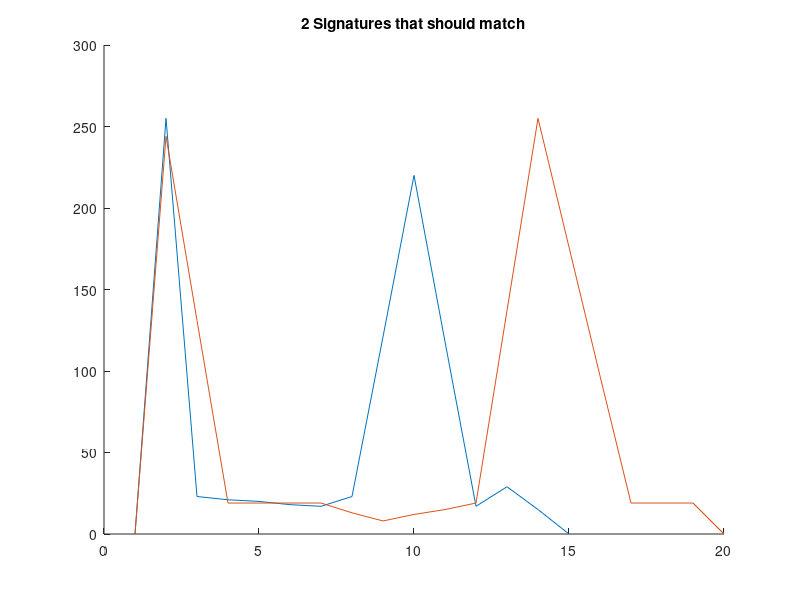

Source code (MATLAB): (Note: this script raises an error after producing the figure.)
function[] = matchTest()
% Using Data from 0210-0319
% Just picking one example that seems to work
% passes through I1 then A1 5 secs later, have similar curves
% comparing them accross using dynamic time warp shows significantly lower
% distance than comparing to others for the most part...
% This is only one example so it could just be coincidental...
% some other data points get close (A3) so it could potentially be 
% recognising a specific vehicle or something


% 12:44.2	    N07175A1
A = [0, 255, 23, 21, 20, 18, 17, 23, 121, 220, 118, 17, 29, 15, 0];

% 12:39.1		N07191I1
I = [0, 244, 131, 19, 19, 19, 19, 13, 8, 12, 15, 19, 137, 255, 176, 97, 19, 19, 19, 0];

% plot the two signatures that should match
figure;
hold on;
plot(A)
plot(I)
title('2 Signatures that should match')

% A and B should match relatively well
dist = dtw(A,I)

% getting the index for the shift that needs to be done for the min distance
% and plotting them stretched (could be useful)
[~,iA,iI] = dtw(A,I);
figure;
hold on;
plot(A(iA))
plot(I(iI))
title('Same 2 Signatures alligned for min dtw distance')

%% Taking Other samples at random from the same data to compare 

% Random other N07175A1 samples for comparison
A1 = [36, 61, 51, 74, 74, 68, 96, 83, 98, 116, 101, 120, 116, 130, 145, 133, 160, 148, 172, 187, 172, 198, 187, 200, 222, 208, 215, 217, 220, 242, 222, 235, 230, 235, 255, 230, 242, 237, 250, 250, 235, 245, 237, 237, 247, 235, 235, 217, 230, 232, 217, 225, 208, 205, 208, 190, 198, 183, 178, 175, 160, 170, 150, 150, 130, 138, 133, 116, 116, 103, 108, 105, 88, 88, 76, 74, 68, 64, 59, 44, 44, 44, 34];
A2 = [120, 157, 163, 187, 163, 133, 171, 163, 209, 179, 179, 201, 195, 217, 187, 171, 195, 187, 239, 195, 179, 209, 201, 255, 201, 201, 201, 217, 233, 217, 179, 195, 201, 247, 217, 171, 187, 195, 233, 217, 171, 171, 201, 239, 209, 179, 179, 217, 209, 201, 201, 171, 187, 201, 217, 163, 141, 179, 201, 195, 141, 126, 157, 179, 179, 157, 126, 133, 149, 141, 120];
A3 = [0, 255, 178, 102, 25, 16, 7, 17, 27, 37, 22, 7, 13, 19, 25, 16, 7, 15, 23, 32, 19, 7, 87, 168, 248, 130, 12, 16, 21, 25, 0];
A4 = [51, 82, 85, 78, 95, 78, 103, 106, 109, 113, 103, 120, 130, 133, 141, 133, 154, 162, 175, 168, 162, 185, 189, 200, 200, 189, 220, 220, 230, 220, 213, 234, 234, 244, 234, 223, 240, 240, 248, 240, 230, 248, 248, 255, 240, 230, 244, 244, 248, 230, 220, 238, 234, 238, 223, 206, 223, 217, 223, 200, 185, 202, 196, 206, 179, 185, 164, 143, 164, 151, 154, 141, 120, 137, 126, 133, 109, 92, 113, 109, 99, 78, 74, 95, 72, 72, 54, 40, 64, 47];
A5 = [78, 92, 111, 127, 106, 116, 136, 141, 161, 136, 146, 155, 180, 185, 180, 176, 185, 205, 230, 201, 205, 225, 230, 234, 220, 225, 225, 245, 245, 234, 234, 239, 255, 250, 245, 239, 245, 255, 245, 234, 234, 239, 245, 239, 230, 225, 225, 225, 220, 210, 205, 215, 205, 205, 195, 180, 176, 180, 171, 151, 155, 161, 151, 131, 136, 122, 116, 136, 102, 106, 92, 102, 102, 92, 78];
A6 = [20, 24, 26, 33, 31, 42, 55, 49, 65, 51, 69, 72, 80, 87, 91, 104, 121, 120, 125, 131, 152, 151, 160, 177, 171, 189, 195, 199, 215, 214, 226, 230, 227, 237, 230, 240, 240, 235, 246, 243, 251, 250, 246, 255, 248, 251, 245, 239, 245, 236, 241, 233, 227, 233, 222, 225, 215, 208, 211, 199, 196, 185, 172, 170, 143, 140, 128, 122, 111, 100, 94, 86, 83, 74, 65, 58, 51, 49, 43, 33, 27, 27, 27, 22, 13];
A7 = [0, 255, 10, 24, 17, 17, 17, 17, 230, 17, 15, 12, 10];
A8 = [16, 229, 16, 63, 110, 5, 5, 10, 16, 23, 5, 5, 5, 14, 23, 10, 5, 10, 20, 30, 16, 5, 255, 145, 35, 16, 5, 16, 26, 35, 23, 5, 16, 20, 23, 30, 5, 10, 16, 23, 35, 26, 16, 20, 23, 41, 5, 16, 20, 23, 41, 148, 255, 139, 23, 41, 26, 10, 0];
A9 = [9, 13, 18, 21, 24, 24, 31, 42, 54, 62, 67, 77, 88, 103, 108, 115, 125, 137, 149, 161, 170, 183, 199, 209, 221, 227, 231, 234, 236, 243, 245, 249, 252, 255, 252, 251, 246, 240, 238, 228, 226, 219, 215, 207, 196, 190, 178, 170, 156, 141, 130, 116, 108, 97, 87, 81, 70, 61, 53, 46, 40, 32, 28, 23, 16, 14, 12, 12, 3];
A10= [41, 51, 56, 64, 67, 67, 67, 82, 95, 98, 95, 100, 111, 122, 126, 137, 140, 164, 171, 161, 174, 179, 181, 35, 187, 203, 187, 190, 197, 177, 190, 174, 187, 190, 174, 179, 174, 171, 184, 161, 155, 140, 151, 135, 113, 129, 69, 103, 108, 87, 87, 71, 67, 67, 48, 61, 48, 43, 38];


% Random other N07175A1 samples for comparison
I1 = [0, 128, 68, 7, 7, 7, 7, 7, 7, 13, 13, 13, 17, 1, 17, 136, 255, 7, 7, 7, 4, 1, 7, 10, 13, 7, 1, 7, 1, 7, 7, 7, 1, 1, 13, 10, 7, 7, 7, 13, 10, 7, 4, 1, 7, 10, 13, 7, 1, 13, 15, 17, 1, 9, 17, 15, 13, 238, 125, 13, 7, 1, 7, 10, 13, 0];
I2 = [6, 10, 18, 27, 36, 49, 62, 78, 91, 107, 124, 142, 180, 185, 205, 226, 240, 245, 245, 240, 238, 241, 234, 232, 227, 223, 218, 213, 208, 202, 197, 189, 175, 159, 138, 123, 108, 98, 88, 78, 71, 62, 55, 49, 42, 34, 28, 26, 22, 18, 17, 13, 13, 12, 9, 8, 7, 7, 7, 4, 3];
I3 = [1, 140, 77, 13, 9, 5, 1, 10, 18, 14, 11, 7, 13, 18, 16, 15, 13, 16, 18, 16, 15, 13, 22, 30, 1, 7, 13, 13, 13, 7, 10, 13, 16, 18, 16, 15, 13, 1, 13, 7, 10, 13, 13, 13, 1, 4, 7, 16, 24, 13, 1, 7, 255, 7, 5, 3, 1, 10, 18, 14, 11, 7];
I4 = [7, 10, 11, 10, 13, 13, 19, 23, 22, 38, 40, 47, 60, 68, 74, 82, 91, 101, 110, 120, 126, 133, 143, 151, 158, 167, 175, 183, 198, 201, 203, 205, 218, 223, 223, 229, 231, 227, 237, 239, 237, 237, 247, 246, 245, 247, 246, 252, 252, 255, 251, 251, 251, 251, 249, 244, 242, 242, 239, 237, 231, 225, 221, 215, 202, 195, 185, 171, 161, 150, 139, 130, 118, 110, 102, 94, 87, 79, 72, 64, 60, 55, 48, 43, 39, 34, 31, 26, 24, 21, 20, 20, 16, 16, 14, 13, 13, 10, 9, 7, 9, 8, 5];
I5 = [4, 9, 14, 20, 26, 28, 32, 42, 52, 68, 79, 95, 112, 123, 137, 151, 167, 186, 205, 222, 231, 234, 237, 236, 238, 238, 245, 255, 253, 247, 241, 236, 231, 229, 224, 220, 210, 199, 186, 168, 151, 130, 117, 109, 96, 81, 64, 51, 43, 36, 30, 24, 20, 17, 14, 11, 8, 7, 6];
I6 =[0, 114, 7, 10, 13, 13, 13, 13, 249, 7, 1, 4, 7, 10, 13, 13, 13, 13, 10, 7, 1, 7, 13, 10, 7, 90, 172, 255, 1, 13, 7, 1, 7, 1, 13, 7, 1];
I7 =[6, 9, 13, 11, 16, 20, 19, 25, 30, 41, 46, 56, 65, 75, 90, 97, 102, 115, 122, 133, 146, 159, 173, 182, 193, 198, 208, 212, 218, 226, 230, 236, 240, 245, 248, 251, 250, 250, 249, 247, 249, 247, 253, 252, 254, 255, 253, 254, 252, 252, 252, 248, 248, 245, 243, 241, 236, 236, 233, 230, 228, 219, 216, 206, 190, 174, 161, 149, 133, 122, 109, 98, 88, 76, 69, 58, 50, 45, 36, 35, 29, 27, 24, 22, 21, 17, 15, 14, 8, 10, 6, 7, 6];
I8 =[5, 17, 11, 11, 28, 24, 29, 25, 50, 51, 72, 92, 106, 115, 135, 145, 172, 177, 187, 186, 213, 216, 199, 220, 255, 243, 232, 242, 251, 239, 226, 241, 246, 237, 234, 231, 225, 221, 211, 204, 195, 205, 165, 144, 128, 114, 97, 91, 78, 72, 62, 50, 45, 37, 32, 27, 21, 16, 12, 10, 8, 6, 5];
I9 =[6, 10, 16, 25, 32, 44, 57, 72, 87, 102, 121, 138, 155, 176, 190, 207, 229, 238, 247, 253, 253, 249, 248, 248, 248, 248, 248, 246, 245, 244, 241, 237, 233, 230, 227, 225, 222, 213, 201, 183, 168, 153, 140, 129, 114, 103, 93, 85, 78, 69, 62, 53, 46, 36, 30, 24, 21, 20, 16, 13, 9, 8, 7, 5];
I10 =[7, 9, 14, 18, 24, 23, 26, 35, 39, 50, 50, 62, 76, 90, 101, 112, 119, 130, 142, 157, 172, 188, 204, 213, 223, 219, 217, 230, 226, 226, 232, 242, 247, 249, 243, 243, 238, 235, 233, 224, 224, 217, 216, 213, 208, 205, 197, 189, 180, 165, 156, 143, 132, 123, 110, 103, 91, 83, 74, 59, 53, 41, 35, 31, 25, 22, 20, 20, 16, 16, 12, 10, 9, 6, 5];

dist1 = dtw(A,I1)
dist2 = dtw(A,I2)
dist3 = dtw(A,I3)
dist4 = dtw(A,I4)
dist5 = dtw(A,I5)
dist6 = dtw(A,I6)
dist7 = dtw(A,I7)
dist8 = dtw(A,I8)
dist9 = dtw(A,I9)
dist10 = dtw(A,I10)


dist11 = dtw(A1,I)
dist12 = dtw(A2,I)
dist13 = dtw(A3,I)
dist14 = dtw(A4,I)
dist15 = dtw(A5,I)
dist16 = dtw(A6,I)
dist17 = dtw(A7,I)
dist18 = dtw(A8,I)
dist19 = dtw(A9,I)
dist20 = dtw(A10,I)

% plotting the lowest distance measure that should be incorrect
% figure
% plot(A3)
end
